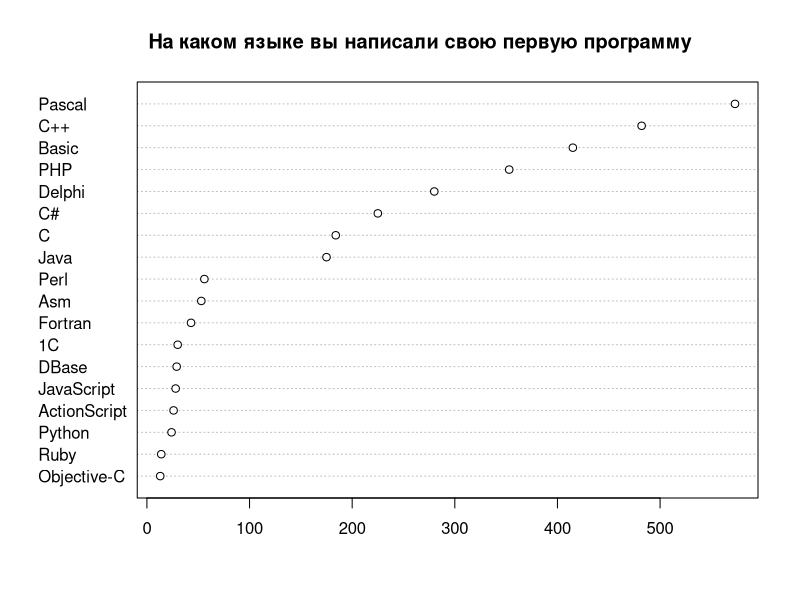
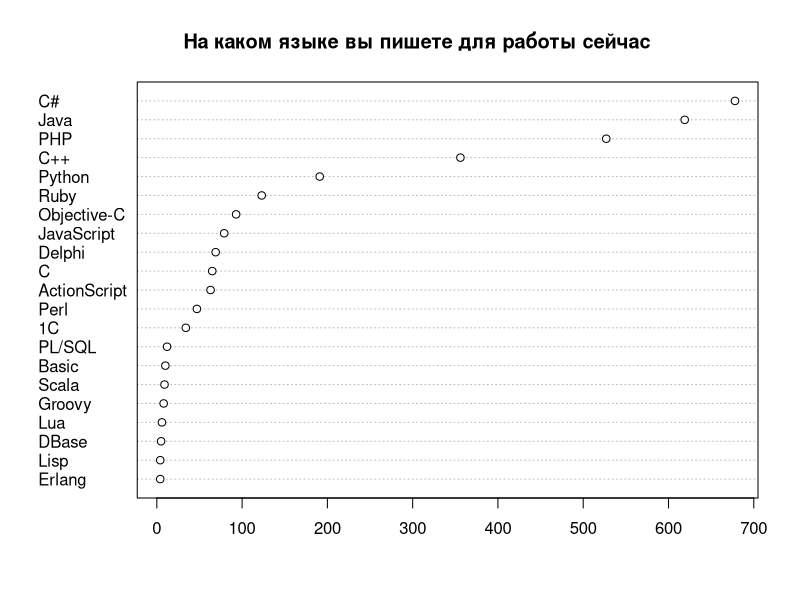
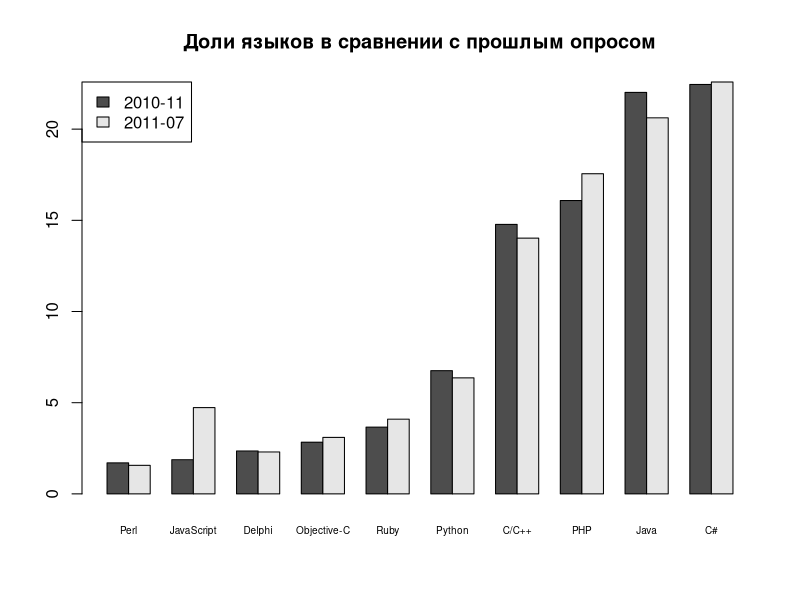
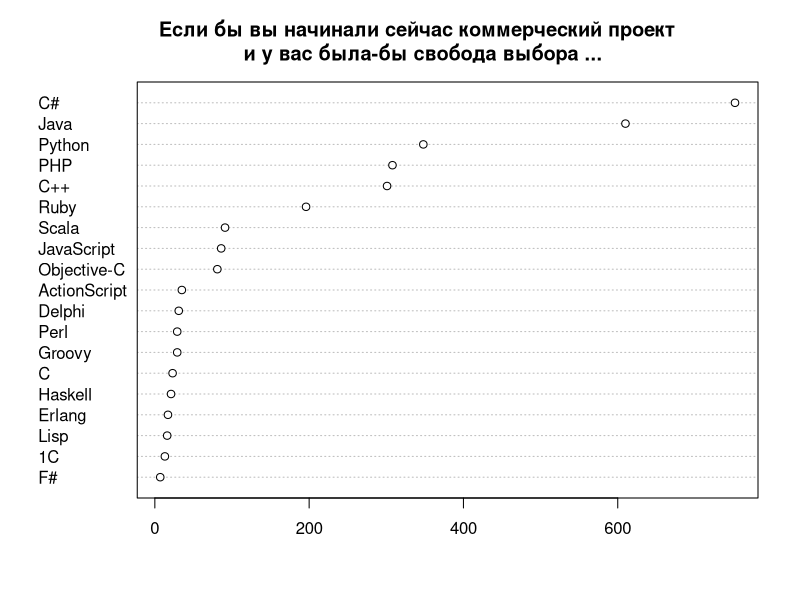
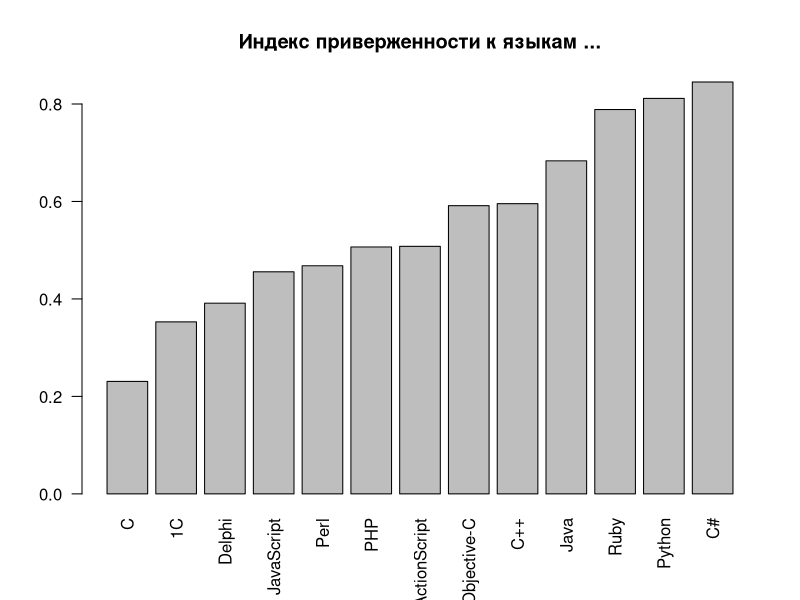
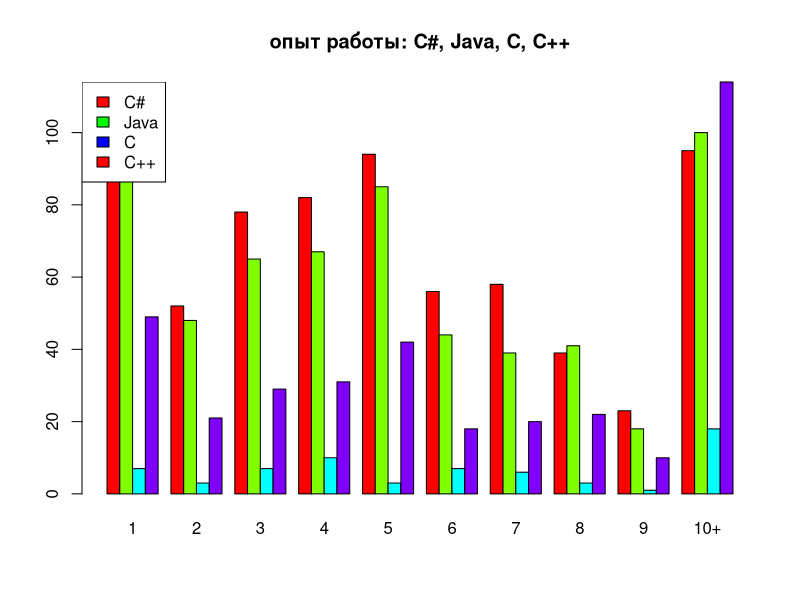
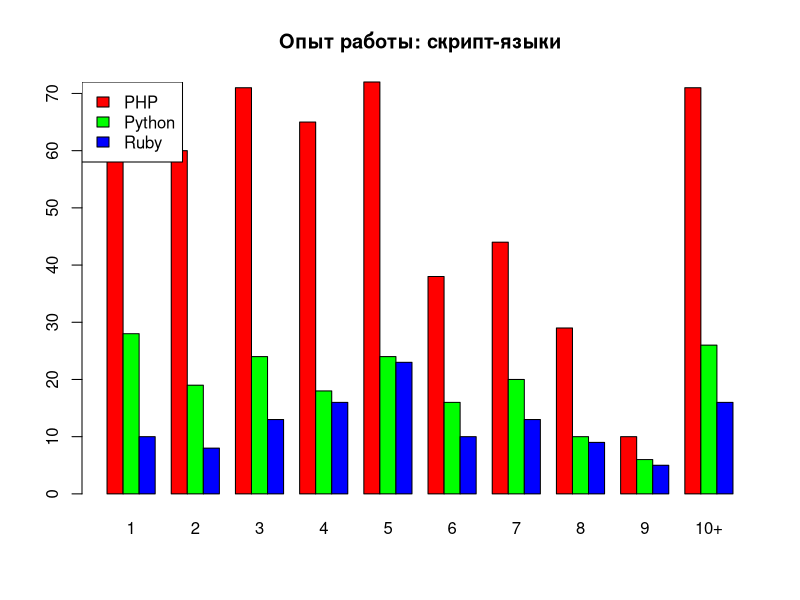
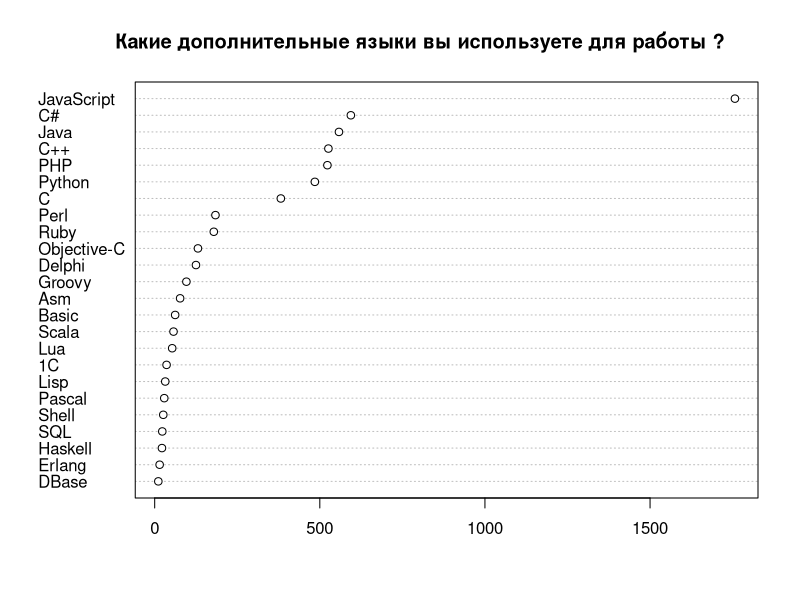

The R script that drew these images, in order: (Note: this script raises an error after producing the figures.)
# R scripts for cleanup and produsing some statistics for dou questionare.
# (see report on http://www.developers.org.ua/archives/rssh/2010/12/14/programming-languages-rating-2010/ )
# Statistics is incomplete, some steps (such as calculating right bounds 
#  for statistically corrected data)  not included.
#
# Use this on own risc.
#
# You can use and redistribute this scripts on conditions of
# GNU General Public License version 2 or later.
# 
#
# (C) Ruslan Shevchenko <ruslan@shevchenko.kiev.ua> 2010, 2011
#
# note, that file contains cyrillic comments in utf8 encoding.

#config
drawNow=TRUE

qs1 <- read.csv(file="../2010_12/questionare1.csv", head=TRUE, sep=",")
qs2 <- read.csv(file="questionare2.csv", head=TRUE, sep=",")
# normalize data

# попробуес привести к нормальному виду список дополнительных языков:
normalizeLanguage <- function(x) {
  x <- gsub("(^ )|( $)","",x);
  x <- gsub("(ActionScript(.+)$)|(Action *Script.*$)|AS3|AS|as3",
            "JavaScript",x);
  x <- gsub("actionscript|Actionscript|ActionScript|actionScript|(Adobe Fl.*)",
            "JavaScript",x);
  x <- gsub("JavaScript(.*)","JavaScript",x);
  x <- gsub("groovy","Groovy",x);
  x <- gsub("Groovy / Grails at back-end","Groovy",x);
  x <- gsub("(Groovy.*)|& Groovy","Groovy",x);
  x <- gsub("Android Java|Android","Java",x);
  x <- gsub("xslt","XSLT",x);
  x <- gsub("(built-in.*)","Other",x);
  x <- gsub("Delphi.*","Delphi",x);
  x <- gsub("(erlang)|(Erlang \\(server side\\))","Erlang",x);
  x <- gsub("Flash|Flex","JavaScript",x);
  x <- gsub("Google Go","Go",x);
  x <- gsub("Shell.*|bash|UNIX shell|unix shell|Shell.*Bash|shell|Bash|ksh","Shell",x);
  x <- gsub("(Shell.scripts)|(Shell-scripting)","Shell",x);
  x <- gsub("FoxPro","DBase-подобные",x);
  x <- gsub("Matlab","MatLab",x);
  x <- gsub("Ocaml|ocaml","OCaml",x);
  x <- gsub("(VBScript)|(VB.Net)|(VB.NET)|VBS|PureBasic","Basic",x);
  x <- gsub("JavaScript(.*)$","JavaScript",x);
  x <- gsub("MXML","",x);
  x <- gsub("(^XML$)|(^xml$)","",x);
  x <- gsub("^XSL$","XSLT",x);
  x <- gsub("Qt","",x);
  x <- gsub("English","",x);
  x <- gsub("sh","Shell",x);
  x <- gsub("php","PHP",x);
  x <- gsub("go!|go","Go",x);
  x <- gsub("TCL|tcl","Tcl",x);
  x <- gsub("TurboProlog","Prolog",x);
  x <- gsub("CPL(.*)","CPL",x);
  x <- gsub("D \\(client side\\)","D",x);
  x <- gsub("jruby","Ruby",x);
  x <- gsub("clojure","Clojure",x);
  x <- gsub("f#","F#",x);
  x <- gsub("^c$","C",x);
  x <- gsub("что такое(.*)","",x);
  x <- gsub("PL-SQL|pl/sql|pl/pgsql","PL/SQL",x);
  x <- gsub("^sql$","SQL",x);
  x
}
#
languagesColumn <- function(cname,data) { al=NULL
  for(a in strsplit(as.character(data[,cname]),",")) {
    al=c(al,normalizeLanguage(a))
  }
  al <- factor(al)
  al
} 
al <- languagesColumn('AdditionalLanguages',qs2)
pl <- languagesColumn('PetProjectsLanguages',qs2)

# в фиксированном списке языков тоже есть мусор  
normalizeFixLanguage <- function(x) {
 x <- gsub("(^ )|( $)","",x);
 x <- gsub("PL\\\\SQL|(pl/sql)","PL/SQL",x);
 x <- gsub("Visual Basic(.*)|VisualBasic|VB|Sinclair BASIC|QBasic","Basic",x);
 x <- gsub("(^машинный код(.*))|(binary code)|Assembler(.*)|Ассембер(.*)","Asm",x);
 x <- gsub("Asm for M-22","Asm",x);
 x <- gsub("мнемокоды МК(.*)|МК-62","Asm",x);
 x <- gsub("Clipper|Clarion|Fox Pro|FoxPro","DBase",x);
 x <- gsub("С#","C#",x);
 x<-gsub("\\(выберите из списка\\)","нет",x);
 x <- gsub("зависит от(.*)","нет",x);
 x <- gsub("Зависит от(.*)","нет",x);
 x <- gsub("не занимаюсь(.*)","нет",x);
 x <- gsub("Больше проект(.*)|какой(.*)","нет",x);
 x <- gsub("В зависимости(.*)","нет",x);
 x <- gsub("Depends(.*)|где же(.*)","нет",x);
 x <- gsub("Python(.*)","Python",x);
 x <- gsub("erlang","Erlang",x);
 x <- gsub("F#, Ocaml","F#",x);
 x <- gsub("сильно(.*)","нет",x);
 x <- gsub("flex","ActionScript",x);
 x <- gsub("go|go,(.*)","Go",x);
 x <- gsub("Ruby(.*)","Ruby",x);
 x <- gsub("c/asm/(.*)","C",x);
 x <- gsub("PL/Sql(.*)","PL/SQL",x);
}
qs1['NowLanguage'] <- lapply(qs1['NowLanguage'],
                            function(x){factor(normalizeFixLanguage(x))})
qs1['NextLanguage'] <- lapply(qs1['NextLanguage'],
                            function(x){factor(normalizeFixLanguage(x))})
qs1['FirstLanguage'] <- lapply(qs1['FirstLanguage'],
                            function(x){factor(normalizeFixLanguage(x))})

qs2['NowLanguage'] <- lapply(qs2['NowLanguage'],
                            function(x){factor(normalizeFixLanguage(x))})
qs2['NextLanguage'] <- lapply(qs2['NextLanguage'],
                            function(x){factor(normalizeFixLanguage(x))})
qs2['FirstLanguage'] <- lapply(qs2['FirstLanguage'],
                            function(x){factor(normalizeFixLanguage(x))})

# удалим неиспользуемые колонки
qs1$Comment <- NULL
qs1$Timestamp <- NULL
qs2$Timestamp <- NULL


# "да"/"нет" пусть будут с большой буквы 
normalizeBool <- function(x) {
  x<-gsub("да","Да",x)
  x<-gsub("нет","Нет",x)
}
qs2['InUA'] <- lapply(qs2['InUA'],function(x){factor(normalizeBool(x))})

qs <- qs2


# на чем начинали ?
funsfl <- function(qs) {
  sfl <- summary(qs[['FirstLanguage']])
  sfl <- sfl[order(sfl)]
  return(sfl[sfl>10])
}
sfl1 <- funsfl(qs1)
sfl1 <- sfl1[-match("другой",names(sfl1))]
sfl2 <- funsfl(qs2)

if (drawNow) {
  png(file="sfl.png")
  dotchart(sfl2)
  title("На каком языке вы написали свою первую программу")
  dev.off()
}



# на чем пишут сейчас ?
funsnl<-function(qs) {
 snl <- summary(qs[['NowLanguage']])
 snl <- snl[order(snl)]
 if (!is.na(match("другой",names(snl)))) {
    snl <- snl[-match("другой",names(snl))]
 }
 # хмм, у нас же в преамбле было написано что SQL здесь не рассматривается
 if (!is.na(match("SQL",names(snl)))) {
    snl <- snl[-match("SQL",names(snl))]
 }
 snl <- snl[snl>3]
 return(snl)
}
snl1 <- funsnl(qs1)
snl2 <- funsnl(qs2)
#  нарисуем картинку
if (drawNow) {
  png(file="snl.png")
  dotchart(snl2)
  title("На каком языке вы пишете для работы сейчас ")
  dev.off()
}

# приведем прошлый и будущтй опрос к одним параметром
# нынешний:
snlp <- snl2
snlp["C/C++"] <- snl2["C"]+snl2["C++"]
snlp["JavaScript"] <- snl2["JavaScript"]+snl2["ActionScript"]
snlp <- snlp[-match(c("C","C++","ActionScript"),names(snlp))]
# прошлый:
i<-match("DBase-подобные", names(snl1))
names(snl1)[i]<-"DBase"

snl1old <- snl1
snlpold <- snlp
# приведем к долям от общего к-ства
snl1 <- (snl1/sum(snl1))*100
snlp <- (snlp/sum(snlp))*100
# нам интересно  тольк то, что больше процента
snl1 <- snl1[snl1>1]
snlp <- snlp[snlp>1]


cnames <- intersect(names(snl1),names(snlp))
## сдалаем общую матрицу и выложим на общий график
snlm <- matrix(ncol=length(cnames),nrow=2,byrow=TRUE)
colnames(snlm) <- cnames
rownames(snlm) <- c("2010-11","2011-07") 
snlm["2010-11",] <- snl1[cnames]
snlm["2011-07",] <- snlp[cnames]
if (drawNow) {
  png(file="slnm.png")
  barplot(snlm,beside=TRUE,cex.names=0.6,legend=TRUE,args.legend=list(x="topleft"))
  title("Доли языков в сравнении с прошлым опросом")
  dev.off();
}



# на что хотят перейти сейчас ?
sxl <- summary(qs[['NextLanguage']])
sxl <- sxl[order(sxl)]
if (!is.na(match("другой",names(sxl)))) {
  sxl <- sxl[-match("другой",names(sxl))]
}
if (!is.na(match("нет",names(sxl)))) {
  sxl <- sxl[-match("нет",names(sxl))]
}
sxl<-sxl[sxl>5]
if (drawNow) {
  png(file="sxl.png")
  dotchart(sxl)
  title("Если бы вы начинали сейчас коммерческий проект \n и у вас была-бы свобода выбора ...")
  dev.off()
}

#
# Индекс удовлетворенности языком (для немаргинальных):
#  старые рассчеты
lct1 <- table(qs1$NowLanguage,qs1$Change)
lci1 <- lct1[,"Нет"]/(lct1[,"Нет"]+lct1[,"Да"])
# Запомним для использования в итогах
lci1 <- lci1[names(snl1old[snl1old>15])]
lci1 <- lci1[order(lci1)]
lct1 <- table(qs1$NowLanguage,qs1$NextLanguage)
# новые на основе выбора следующего языка
lct <- table(qs$NowLanguage,qs$NextLanguage)
lci <- array(0,length(rownames(lct)))
names(lci) <- rownames(lct)
for(i in rownames(lct)) {
  if (i %in% colnames(lct)) {
    lci[i]<-lct[i,i]/sum(lct[i,])
  }
}
lcisv <- lci
lci <- lci[names(snl2[snl2>15])]
lci <- lci[order(lci)]
if (drawNow) {
  png(file="lci.png")
  barplot(lci,las=2)
  title("Индекс приверженности к языкам ...")
  dev.off()
}


snl <- snl2
languageAfter <- function(lct,name) {
 mgX <- lct[name,]/snl[name]
 mgX <- mgX[mgX>0.01]
 mgX <- mgX[rev(order(mgX))]
}

#
# куда планируюь уйти с C
print("mirgation from C:");
print(languageAfter(lct,"C"))

#
# куда планируют перейти PHP-ники:
print("mirgation from PHP:");
print(languageAfter(lct,"PHP"))

print("mirgation from Perl");
print(languageAfter(lct,"Perl"))

# то-же самое для l=других языков
print("mirgation from Delphi:");
print(languageAfter(lct,"Delphi"))

print("mirgation from 1C:");
print(languageAfter(lct,"1C"))

print("mirgation from Java:");
print(languageAfter(lct,"Java"))

print("old mirgation from Java:");
print(languageAfter(lct1,"Java"))

print("mirgation from Python");
print(languageAfter(lct,"Python"))

print("mirgation from C#");
print(languageAfter(lct,"C#"))



# распределение по языкам и опыту работы
lct1 <- table(qs1$NowLanguage,qs1$Experience)
lct2 <- table(qs2$NowLanguage,qs2$ExperienceInProgramming)
langPercentage <- function(lct,snl,x) {
   lct[x,]/snl[x]
}


lct2 <- lct2[names(snl2[snl2>50]),]
#lct <- lct[,c("0","1","2","3","4","5","6","7","8","9","10 и больше")]
lct2 <- lct2[,c("1","2","3","4","5","6","7","8","9","10+")]
#colnames(lct)<-c("0","1","2","3","4","5","6","7","8","9",">10")
plct2 <- langPercentage(lct2,snl2,rownames(lct2))
if (drawNow) {
  png(file="experience1.png")
  #oldpar <- par(mfrow=c(1,2))
  names<-c("C#","Java","C","C++")
  barplot(lct2[names,],beside=TRUE,col=rainbow(4))
  legend("topleft",names,fill=rainbow(3))
  title("опыт работы: C#, Java, C, C++")
  #barplot(plct[names,],beside=TRUE,col=rainbow(3))
  dev.off()
  # и для скрипт-языков
  png(file="experience2.png")
  #oldpar <- par(mfrow=c(1,2))
  names<-c("PHP","Python","Ruby")
  barplot(lct2[names,],beside=TRUE,col=rainbow(3))
  title("Опыт работы: скрипт-языки")
  legend("topleft",names,fill=rainbow(3))
  #barplot(plct[names,],beside=TRUE,col=rainbow(3))
  dev.off()
  #par(oldpar)
}


# какие языки используются как дополнительные
sal<-summary(al)
sal<-sal[sal>10]
sal<-sal[order(sal)]
if (drawNow) {
  png(file="sal.png")
  dotchart(sal)
  title("Какие дополнительные языки вы используете для работы ?")
  dev.off()
}


# и для развлечения
spl <- summary(pl)
spl <- spl[spl>10]
spl <- spl[order(spl)]
if (drawNow) {
  png(file="spl.png")
  dotchart(spl)
  title("Есть ли у вас свои pet-projects ?\nЕсли есть, то на каких языках ?")
  dev.off()
}
## сколько пользователей вобще пишет для развлечения:
ppl<-qs[["PetProjectsLanguages"]]
cat("К-ство пользователей, у кого есть свои проекты:",
  length(ppl[ppl!=""])
  ,"\n"
)

## как принимается решение о выборе языка:
scl=summary(qs$Choos)
names(scl) <- c("зависит \nот проекта","заказчиком","исполнителем","моя организация\n специализируется на этом языке","совместно")
if (drawNow) {
  png(file="scl.png")
  barplot(scl)
  title("Кем принимается решение о выборе языка ?")
  text(3,1,labels=c("исполнителем"))
  text(5.5,1,labels=c("совместно"))
  dev.off()
}

# демография - опыт работы в программировании сейчас,
ew2 <- summary(qs2[['ExperienceInProgramming']])[c("1","2","3","4","5","6","7","8","9","10+")]
ew2 <- ew2/sum(ew2)
# по сравнению с прошлым опросом
ew1 <- summary(qs1[['Experience']])
ew1["1"]=ew1["1"]+ew1["2"];
ew1["10+"]<-ew1["10 и больше"]
ew1 <- ew1[c("1","2","3","4","5","6","7","8","9","10+")]
ew1 <- ew1/sum(ew1)
## сдалаем общую матрицу и выложим на общий график
ew <- matrix(ncol=10,nrow=2,byrow=TRUE)
colnames(ew) <- names(ew2)
rownames(ew) <- c("2010-11","2011-07")
ew["2010-11",] <- ew1
ew["2011-07",] <- ew2
if (drawNow) {
  png(file="ew.png")
  barplot(ew,beside=TRUE)
  title("Распределение опыта работы программистом")
  dev.off()
}

#на чем пишут люи старше 50 ?
t <- table(qs$Age,qs$NowLanguage)
x <- t[">= 50",]
x <- x[x>0]
x <- x[rev(order(x))]
print("languages for people after 50")
print(x)
# а 40-50 ?
x <- t["[40, 50)",]
x <- x[x>0]
x <- x[rev(order(x))]
print("languages for people in [40,50)")
print(x)

en <- c("1","2","3","4","5","6","7","8","9","10+")
t2<-table(qs$ExperienceInLanguage,qs$ExperienceInProgramming)[en,en]
if (drawNow) {
  png(file="el.png")
  barplot(t2,col=rainbow(10))
  title("Опыт работы программистом/на выбранном языке")
  dev.off()
}



## опыт работы в диаспоре и приехавшиз из украины
stu <- table(qs$InUA,qs$ExperienceInProgramming)
stu <- stu[,c("1","2","3","4","5","6","7","8","9","10+")]
colnames(stu)<-c("1","2","3","4","5","6","7","8","9",">10")
stu <- stu[c("Да","Нет"),]
normalizePercents<-function(tbl) 
{
 for(x in rownames(tbl)) {
   tbl[x,]<-tbl[x,]/sum(tbl[x,])
 }
 tbl
}
stu<-normalizePercents(stu)
# barcode.
# 
if (drawNow) {
  png(file="expUA.png")
  barplot(stu,beside=TRUE,legend=TRUE)
  dev.off()
}

# 
stu <- table(qs$NowLanguage,qs$InUA)
linUA=stu[,"Да"]
linNotUA=stu[,"Нет"]


linUA<-linUA/sum(linUA)
linUA<-linUA[order(linUA)]
linUA<-linUA[linUA>0.03]

linNotUA<-linNotUA/sum(linNotUA)
linNotUA<-linNotUA[order(linNotUA)]
linNotUA<-linNotUA[linNotUA>0.03]

names<-c("C#","Java","PHP","C++","Python","Ruby")
lnua<-cbind(linUA[names],linNotUA[names])
colnames(lnua)<-c("in UA","not in UA")
if (drawNow) {
  png(file="lnUA.png")
  barplot(lnua,beside=TRUE,col=rainbow(6))
  legend("topright",names,fill=rainbow(6))
  dev.off()
}

# now do summary of languages.
names<-c("C#","Java","C","C++","PHP","Python","Ruby","Objective-C","Scala",
      "Delphi", "JavaScript", "ActionScript","F#",
      "Perl", "Haskell", "Lisp", "1C", "Basic", "Erlang",
      "DBase", "PL/SQL", "Asm", "Lua", "Fortran", "Cobol","Groovy")

#
# allign all to one set of names
zeroNames <- function(data,names) {
 for(i in names) {
   if (is.na(data[i])) {
     data[i] = 0
   }
 }
 data
}

# в прошлый раз 1С была кириллицей, сейчас латыницей
snl1old['1C']=snl1old['1С']
snl1old <- snl1old[-match("нет",names(snl1old))]

snl1old <- zeroNames(snl1old,names)
snl2 <- zeroNames(snl2,names)
snl2

rxsnl1p <- (snl1old/sum(snl1old))[names]*100
rxsnl2p <- (snl2/sum(snl2))[names]*100

rxsnl2 <- snl2[names]

rxsfl <- sfl2[names]

sxl <- zeroNames(sxl,names)
rxsxl <- sxl[names]
rxsxlp <- (sxl/sum(sxl))[names]*100


splf <- summary(pl)
splf <- zeroNames(splf,names)
rxspl <- splf[names]

salf <- summary(al)
salf <- zeroNames(salf,names)
rxsal <- salf[names]

diff = rxsnl2p-rxsnl1p

rxlci <- lcisv[names]


res<-cbind(rxsnl2p,diff,rxsnl2,rxsxlp,rxsxl,rxsal,rxspl,rxlci)

# и показать финальную таблцу, отсортированную по доле рынка
print(res[rev(order(rxsnl2)),])


